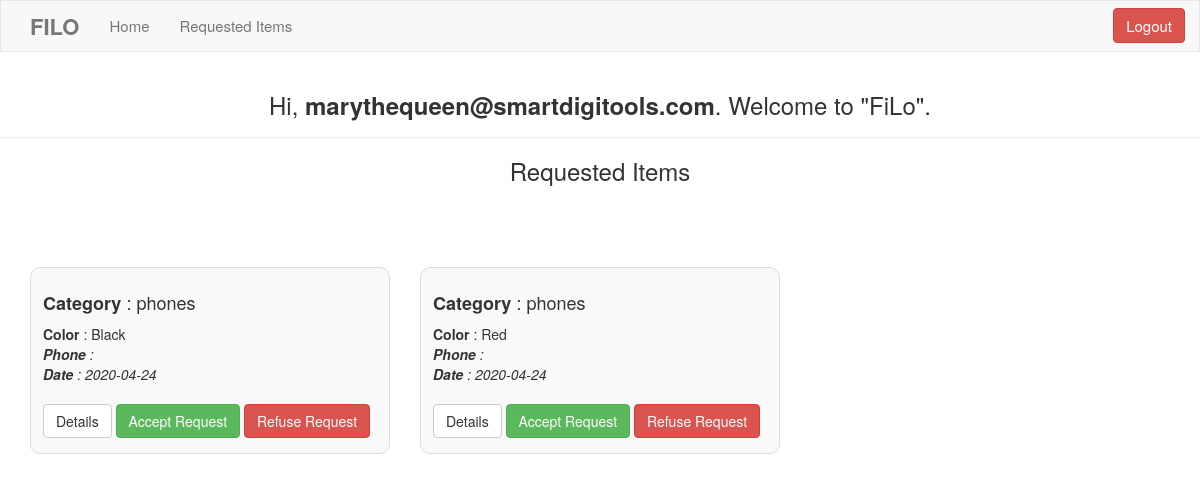
Before: /admin/requested_items.php (signed in) with the older database file.
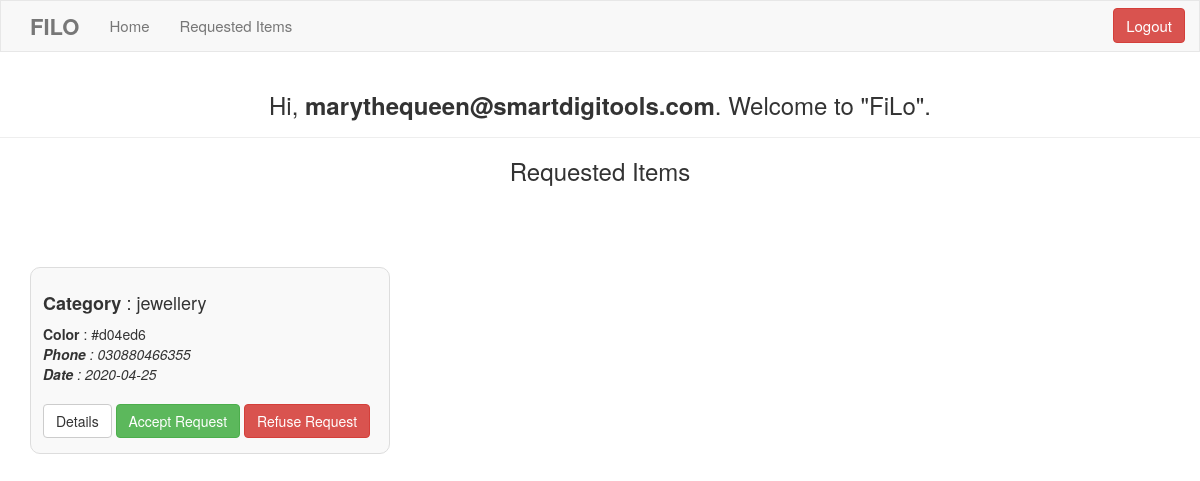
After: the same page with the newer database file.
### tables this page shows
CREATE TABLE `items` (
  `item_id` int(11) NOT NULL,
  `color` varchar(255) DEFAULT NULL,
  `photo` longtext DEFAULT NULL,
  `description` text DEFAULT NULL,
  `found_place` varchar(255) DEFAULT NULL,
  `phone_number` varchar(255) NOT NULL,
  `user_id` int(11) NOT NULL,
  `category_id` int(11) NOT NULL,
  `created_at` date NOT NULL DEFAULT current_timestamp(),
  `accepted` tinyint(1) NOT NULL DEFAULT 0
);

CREATE TABLE `category` (
  `category_id` int(11) NOT NULL,
  `name` varchar(50) NOT NULL
);

### admin/requested_items.php (the view, shortened to what this page needs)
<?php
require_once "../config.php";
?>
<!DOCTYPE html>
<html lang="en">
<head>
    <link rel="stylesheet" href="https://maxcdn.bootstrapcdn.com/bootstrap/3.3.7/css/bootstrap.css">
</head>
<body>
    <?php require "../partial/_adminHeader.php" ?>
    <div class="page-header">
        <h3>Hi, <b><?php echo htmlspecialchars($_SESSION["username"]); ?></b>. Welcome to "FiLo".</h3>
    </div>
    <h3 style="text-align:center;">Requested Items</h3><br>
    <div class="container">
        <div class="row">
            <div class="alert">
            </div>
            <?php
            $sql = "SELECT item_id, color, photo, description, created_at, phone_number, category.name, user_id, accepted FROM items INNER JOIN category
                        ON items.category_id = category.category_id WHERE items.accepted is False";
                $result = $conn->query($sql);
                if ($result->num_rows > 0) {
                    while($row = $result->fetch_assoc()) {
            ?>
                    <div class="col-md-4">
                        <div class="card">
                            <div class="detail">
                                <h4><span><b>Category</b></span> : <?php echo $row['name'];?></h4>
                                <span><b>Color</b></span> : <span><?php echo $row['color'];?></span>
                                <br>
                                <i><span><b>Phone</b></span> : <?php echo $row['phone_number'];?></i>
                                <br>
                                <i><span><b>Date</b></span> : <?php echo $row['created_at'];?></i>
                                <br>
                            </div>
                            <br>
                            <a href="detail_item.php?id=<?php echo $row['item_id']; ?>" class="btn btn-default" data-toggle="modal" data-target="#myModal">Details</a>
                            <a href="accept_request.php?id=<?php echo $row['item_id']; ?>" class="btn btn-success" data-toggle="modal" data-target="#myModal">Accept Request</a>
                            <a href="refuse_request.php?id=<?php echo $row['item_id']; ?>" class="btn btn-danger" data-toggle="modal" data-target="#myModal">Refuse Request</a>
                        </div>
                    </div>
            <?php
                    }
                } else {
                    ?>
                    <h4 style="margin-left: 16px;">There are no requests for items.</h4>
                    <?php
                }
            ?>
        </div>
    </div>
</body>
</html>

Changed rows visible on the page:
no longer on this page (row edited): items: category.name "phones", color "Black", created_at "2020-04-24"
no longer on this page (row edited): items: category.name "phones", color "Red", created_at "2020-04-24"
added items: category.name "jewellery", color "#d04ed6", phone_number "030880466355", created_at "2020-04-25"
